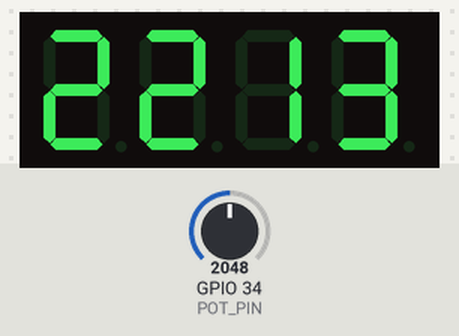
Bench run of a program on a simulated ESP32. Shown: 4-digit seven-segment display. The inputs (shaded band) are chosen by the test bench; at power-on: GPIO 34 (POT_PIN) = 2048 (analog values on the 0–4095 scale). The local clock reads 2024-03-15 10:24:30 at power-on unless the program sets it; what the program prints to the serial monitor is not drawn.

Above: at 2.2 s.
2.3 s: GPIO 34 (POT_PIN) set to 2866
4.6 s: GPIO 34 (POT_PIN) set to 3603
6.5 s: GPIO 34 (POT_PIN) set to 4095
Timing chart, 0 to 9.5 s (numbered marks = the images above; inputs shaded):
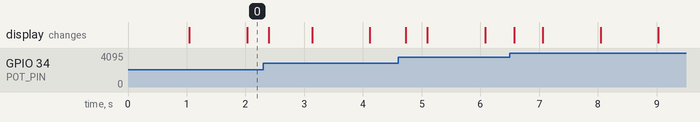

The program:

main.cpp
```cpp
/**
 * @author Yuke Brilliant Hestiavin 5024241016
 * Clock with RTC DS1307, TM1637, and Potensiometer
 */

#include <TM1637Display.h>
#include <Wire.h>

#include "RTClib.h"

RTC_DS1307 rtc;

// Pin I2C DS1307 ESP32
#define SDA_PIN 22
#define SCL_PIN 21

// Pin TM1637
#define TM_CLK 19
#define TM_DIO 18

// Pin potensio
#define POT_PIN 34

TM1637Display display(TM_CLK, TM_DIO);

void print2(int v) {
  if (v < 10) Serial.print('0');
  Serial.print(v);
}

void showDate(const char* txt, const DateTime& dt) {
  Serial.print(txt);
  Serial.print(' ');
  Serial.print(dt.year());
  Serial.print('/');
  print2(dt.month());
  Serial.print('/');
  print2(dt.day());
  Serial.print(' ');
  print2(dt.hour());
  Serial.print(':');
  print2(dt.minute());
  Serial.print(':');
  print2(dt.second());

  Serial.print(" = ");
  Serial.print(dt.unixtime());
  Serial.print("s / ");
  Serial.print(dt.unixtime() / 86400L);
  Serial.print("d since 1970s");

  Serial.println();
}

int readBrightness() {
  int raw = analogRead(POT_PIN);             // ESP32 ADC: 0 - 4095
  Serial.print("raw = ");
  Serial.println(raw);
  int brightness = map(raw, 0, 4095, 0, 7);  // TM1637: 0 - 7

  brightness = constrain(brightness, 0, 7);
  return brightness;
}

void setup() {
  Serial.begin(115200);
  delay(1000);

  Wire.begin(SDA_PIN, SCL_PIN);

  analogReadResolution(12);  // 0 - 4095

  if (!rtc.begin()) {
    Serial.println("RTC DS1307 tidak terdeteksi!");
    while (1) delay(1000);
  }

  if (!rtc.isrunning()) {
    Serial.println("RTC belum running, set waktu dari compile time...");
    rtc.adjust(DateTime(F(__DATE__), F(__TIME__)));
  }

  // Aktifkan sekali saja kalau mau paksa set waktu,
  // lalu komen lagi setelah waktu RTC benar.
  rtc.adjust(DateTime(F(__DATE__), F(__TIME__)));

  display.setBrightness(5);
  display.clear();

  Serial.println("RTC + TM1637 + Potensio siap.");
}

void loop() {
  DateTime now = rtc.now();

  int brightness = readBrightness();
  display.setBrightness(brightness);

  showDate("now", now);

  int hour = now.hour();
  int minute = now.minute();
  int second = now.second();

  int displayTime = hour * 100 + minute;

  // 0b01000000 = colon/titik dua
  uint8_t colon = (second % 2 == 0) ? 0b01000000 : 0;

  display.showNumberDecEx(displayTime, colon, true, 4, 0);

  Serial.print("brightness = ");
  Serial.println(brightness);

  delay(100);
}
```
